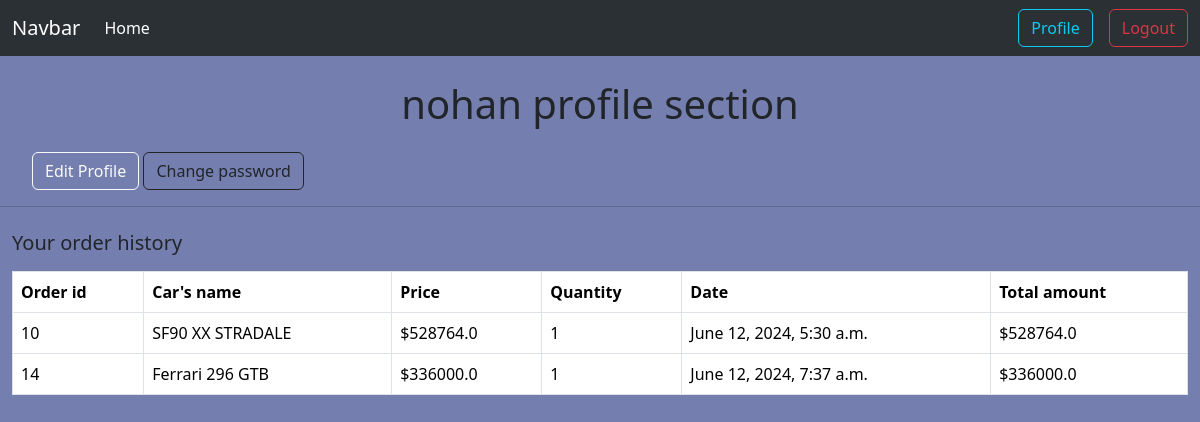
Page /profile/ (signed in) on the committed database.
### orders/models.py (models this page shows, shortened)
class Order(models.Model):
    customer = models.ForeignKey(to=User, on_delete=models.CASCADE, blank=True, null=True)
    car = models.ForeignKey(to=Car, on_delete=models.CASCADE, blank=True, null=True)
    quantity = models.IntegerField()
    order_date = models.DateTimeField(auto_now_add=True)
    total = models.FloatField(blank=True, null=True)

### cars/models.py (models this page shows)
class Car(models.Model):
    img = models.ImageField(upload_to=brand_directory_path)
    car_model = models.CharField(max_length=150)
    brand = models.ForeignKey(to=Brand, on_delete=models.CASCADE, related_name = 'cars')
    quantity = models.IntegerField()
    describtion=models.TextField()
    price = models.FloatField()
    slug = models.SlugField(max_length=250, unique=True, blank=True, null=True)
    def __str__(self):
        return self.car_model

### accounts/views.py (the view)
# urls.py: path('profile/', views.ProfileView.as_view(), name='profile'),
@method_decorator(login_required, name='dispatch')
class ProfileView(ListView):
    model= Order
    template_name = './accounts/profile.html'
    def get_context_data(self, **kwargs):
        context =  super().get_context_data(**kwargs)
        context['orders'] = Order.objects.filter(customer=self.request.user)
        return context

### accounts/templates/accounts/profile.html
{% extends "base.html" %}
{% load crispy_forms_tags %}
{% block content %}
<h2 class='display-6 my-4 text-center'>{{user.username}} profile section</h2>
<ul>
  <a href="{% url "edit_profile" %}" class='btn btn-outline-light'>Edit Profile</a>
  <a href="{% url "change_password" %}" class='btn btn-outline-dark'>Change password</a>
</ul>
<hr>
<div class="container-fluid my-4">
  <h5 class="text-dark my-3">Your order history</h5>
  <table class="table table-bordered">
    <thead>
      <tr>
        <th scope="col">Order id</th>
        <th scope="col">Car's name</th>
        <th scope="col">Price</th>
        <th scope="col">Quantity</th>
        <th scope="col">Date</th>
        <th scope="col">Total amount</th>
      </tr>
    </thead>
    <tbody>
      {% for order in orders %}
      <tr>
        <td>{{order.pk}}</td>
        <td>{{order.car}}</td>
        <td>${{order.car.price}}</td>
        <td>{{order.quantity}}</td>
        <td>{{order.order_date}}</td>
        <td>${{order.total}}</td>
      </tr>
      {%endfor%}
    </tbody>
  </table>
</div>
{% endblock content %}

### rows in the picture
Order: pk "10", car "SF90 XX STRADALE", car.price "528764.0", quantity "1", order_date "June 12, 2024, 5:30 a.m.", total "528764.0"
Order: pk "14", car "Ferrari 296 GTB", car.price "336000.0", quantity "1", order_date "June 12, 2024, 7:37 a.m.", total "336000.0"

### other values in the picture
{{ user.username }} "nohan"
